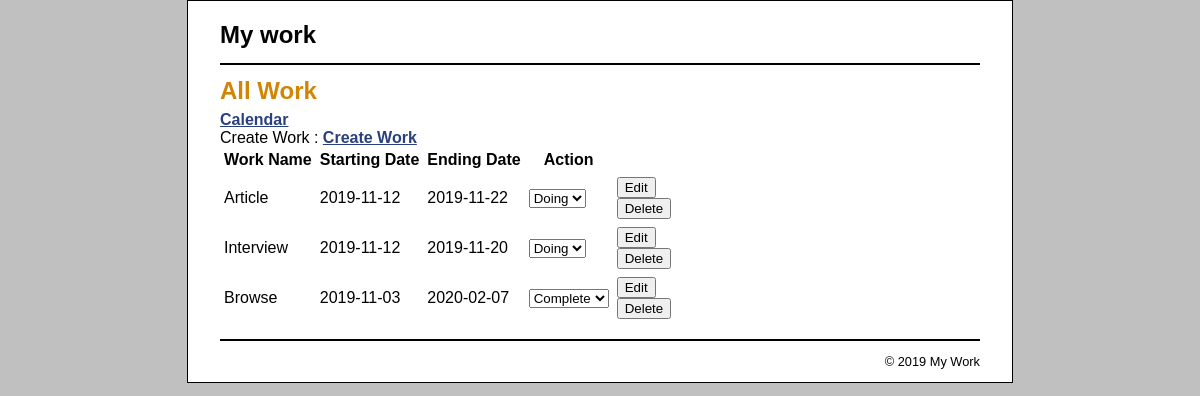
The page / on the database its author committed.
### tables this page shows
CREATE TABLE `work` (
  `id` int(11) NOT NULL,
  `work_name` varchar(45) DEFAULT NULL,
  `start_date` date DEFAULT NULL,
  `end_date` date DEFAULT NULL,
  `status` varchar(45) DEFAULT 'Planning'
);

### controller/work.php (called while the page is built, shortened)
<?php
class Work
{
    public function index()
    {
        $works = WorkDB::get_work();
        include 'view/home.php';
    }
}

### model/work_db.php (called while the page is built, shortened)
<?php
class WorkDB
{
    public static function get_work()
    {
        $db = Database::getDB();
        $query = '
        SELECT *
        FROM work ';
        try {
            $statement = $db->prepare($query);
            $statement->execute();
            $result = $statement->fetchAll(\PDO::FETCH_ASSOC);
            return $result;
        } catch (\PDOException $e) {
            $error_message = $e->getMessage();
        }
    }
}

### view/home.php (the view, shortened to what this page needs)
<?php include 'view/layouts/header.php'; ?>
<main class="nofloat">
    <h1>All Work</h1>
    <a href="?action=calendar">Calendar</a><br>
    Create Work : <a href="?action=create">Create Work</a>
    <table>
        <th>Work Name</th>
        <th>Starting Date</th>
        <th>Ending Date</th>
        <th>Action</th>
        <?php foreach ($works as $work) : ?>
            <tr>
                <td>
                    <?php echo $work['work_name']; ?>
                </td>
                <td>
                    <?php echo ($work['start_date']); ?>
                </td>
                <td>
                    <?php echo ($work['end_date']); ?>
                </td>
                <td>
                    <select name="status" id="">
                        <option value="<?php echo $work['status']; ?>"><?php echo $work['status']; ?></option>
                    </select>
                </td>
                <td>
                    <form action="?action=edit" method="POST" id="myForm">
                        <input type="submit" value="Edit">
                    </form>
                    <form action="?action=delete" method="post">
                        <input type="submit" value="Delete" id="delete_work">
                    </form>
                </td>
            </tr>
        <?php endforeach; ?>
    </table>
</main>
<?php include 'view/layouts/footer.php'; ?>

### index.php (shortened to what this page needs)
<?php
require 'model/work_db.php';
require 'controller/work.php';
$action = isset($_REQUEST['action']) ? $_REQUEST['action'] : 'index';
switch ($action) {
    case 'index':
        $controller = new Controller\Work;
        $controller->index();
        break;
}

### view/layouts/header.php (shortened to what this page needs)
<!DOCTYPE html>
<html>
<head>
    <link rel="stylesheet" type="text/css" href="/public/main.css">
    <link rel='stylesheet' href='https://cdnjs.cloudflare.com/ajax/libs/fullcalendar/3.1.0/fullcalendar.min.css' />
</head>
<body>
    <header>
        <h1>My work</h1>
    </header>

### view/layouts/footer.php (shortened to what this page needs)
<footer>
    <p id="copyright">
        &copy; <?php echo date("Y"); ?> My Work
    </p>
</footer>
</body>
</html>

### public/main.css (style rules this page uses)
html { background-color: rgb(192, 192, 192); }
body { font-family: Arial, Helvetica, sans-serif; width: 760px; margin: 0 auto; padding: 0 2em; background-color: white; border: 1px solid black; }
header { border-bottom: 2px solid black; padding: .5em 0; }
header h1 { color: black; }
main { margin-bottom: 1em; float: left; width: 580px; display: inline-block; }
footer { clear: both; border-top: 2px solid black; }
footer p { text-align: right; font-size: 80%; }
h1 { font-size: 150%; margin: .5em 0 .25em; }
h1, h2 { color: rgb(208, 133, 4); }
p { margin: .5em 0; }
a { color: rgb(41, 64, 124); font-weight: bold; }
table { border-collapse: collapse; }
td, th { margin: 0; padding: .25em; }
.nofloat { float: none; }
#copyright { margin: 1em 0; }

### rows shown on the page
work: work_name "Article", start_date "2019-11-12", end_date "2019-11-22", status "Doing"
work: work_name "Interview", start_date "2019-11-12", end_date "2019-11-20", status "Doing"
work: work_name "Browse", start_date "2019-11-03", end_date "2020-02-07", status "Complete"
